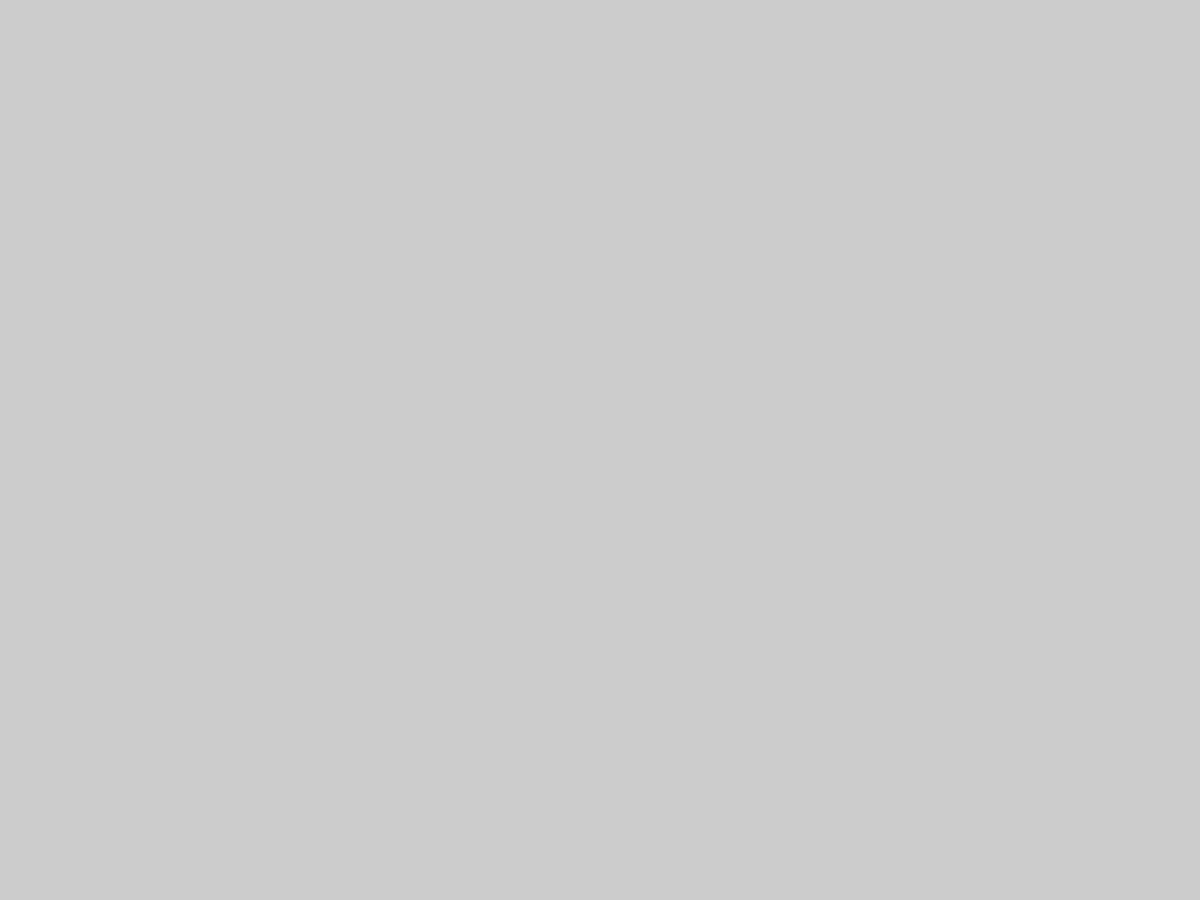
Frame 1 (no input)
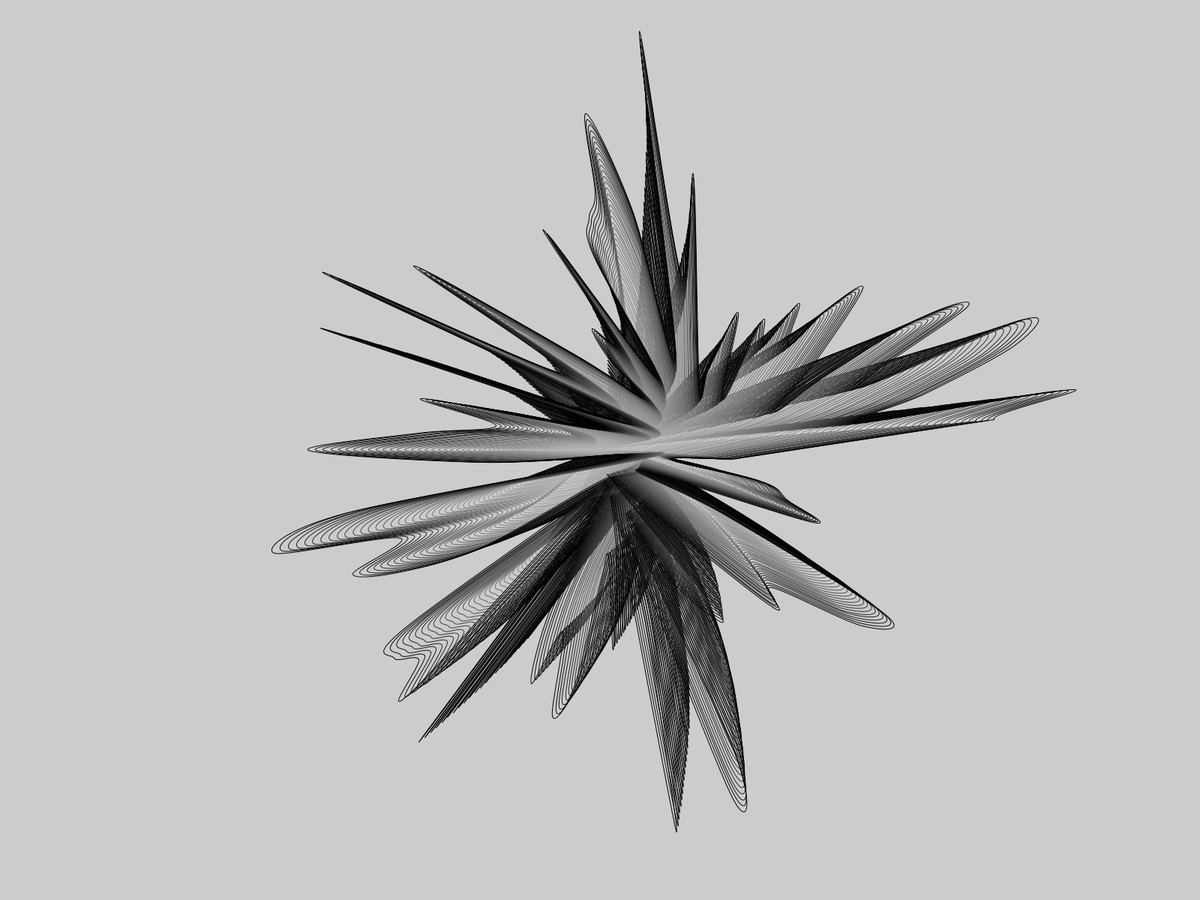
Frame 60 (the mouse pressed at the canvas centre just before this capture)
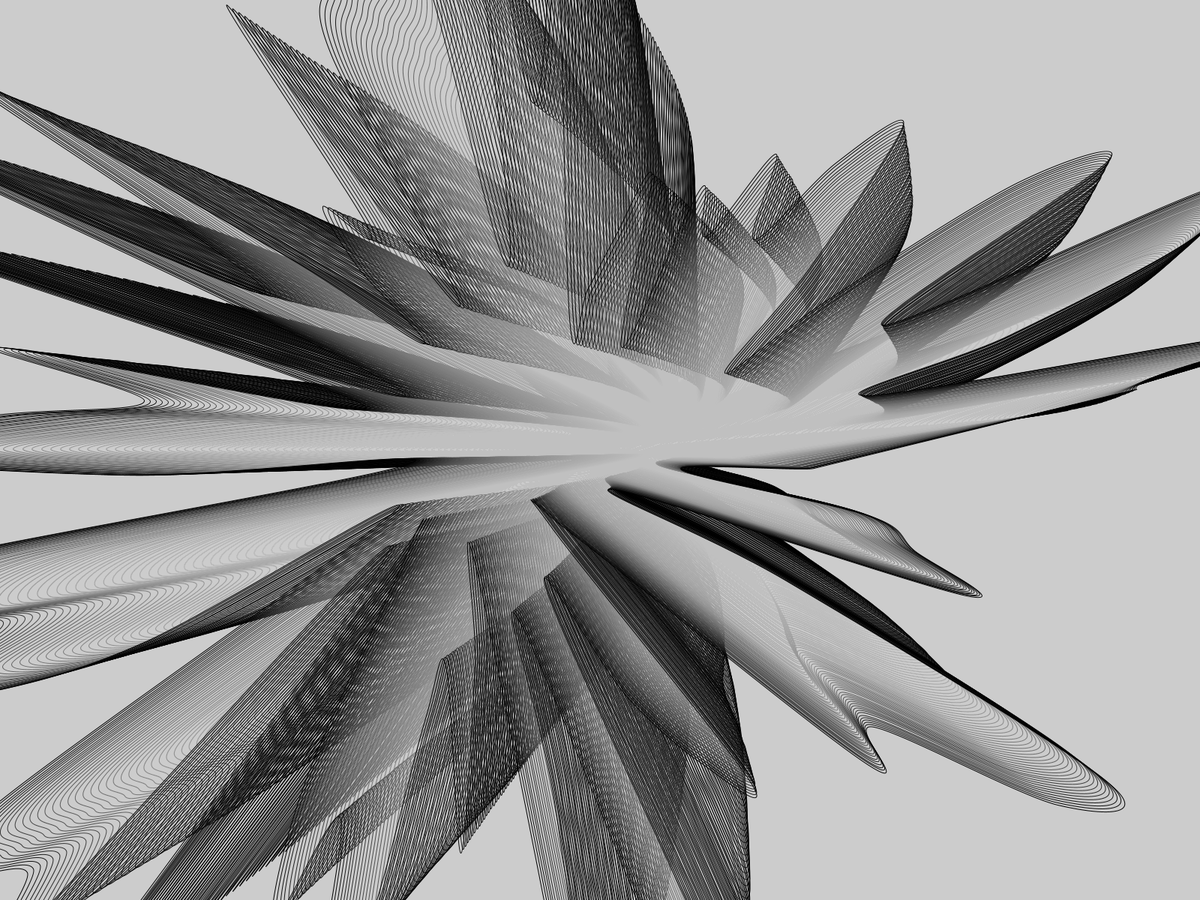
Frame 120 (the mouse held since frame 60 and released just before this capture)

The Processing sketch that drew these frames (run headless with seeded random() and noise(); from frame 60 on, the mouse is pressed at the canvas centre):

// Processing sketch: Splashr
// ── Splashr.pde
ArrayList<Splash> splashs = new ArrayList<Splash>();
float off;

void setup(){
  fullScreen();
  for(int i = 0; i < 100; i++){
    float angle = random(0, 2*PI);
    float speed = random(1, 10);
    float zangle = random(0, PI/2);
    float radius = random(1, 50);
    Splash splash = new Splash();
    splash.pos.x = width/2;
    splash.pos.y = height/2;
    splash.speed.x = cos((float)i/100*2*PI);
    splash.speed.y = sin((float)i/100*2*PI);
    splash.speed.z = sin(zangle);
    splash.speed.setMag(speed);
    splash.radius = radius;
    splashs.add(splash);
  }
}

void draw(){
  ArrayList<Splash> nsplashs = new ArrayList<Splash>();
  fill(200, 10);
  float originaloff = 0;
  beginShape();
  for(Splash splash: splashs){
    curveVertex(splash.pos.x, splash.pos.y);
    //ellipse(splash.pos.x, splash.pos.y, splash.radius, splash.radius);
    Splash nsplash = new Splash();
    nsplash = splash;
    nsplash.pos.x += splash.speed.x+map(noise(off, originaloff), 0, 1, -10, 10);
    nsplash.pos.y += splash.speed.y;
    nsplash.pos.z += splash.speed.z;
    nsplash.speed.z += 0.01;
    originaloff += 0.01;
  }
  endShape(CLOSE);
  off+=0.01;
}

class Splash{
  PVector pos = new PVector();;
  PVector speed = new PVector();
  float radius;
};
